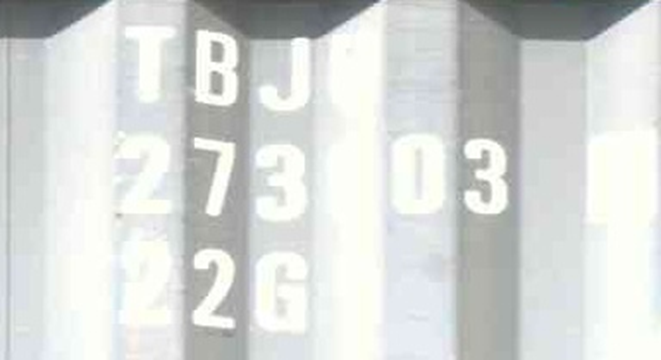
#> input picture Retinex/data/img.png, 661 x 360 px
$ python 2.msr.py
#> lines starting #> are read from the running program, lines starting #| are printed output that depends on the picture
#> further down, img is the input picture: shape (360, 661, 3); mean B, G, R 215.3, 217.6, 214.6
"""
@Name: 2.msr.py
@Auth: Huohuo
@Date: 2023/3/13-8:56
@Desc:
@Ver :
code_idea
MSR是在SSR基础上发展来的，优点是可以同时保持图像高保真度与对图像的动态范围进行压缩的同时，MSR也可实现色彩增强、颜色恒常性、局部动态范围压缩、全局动态范围压缩，也可以用于X光图像增强。

为了得到更好的效果，人们又开发出所谓的多尺度视网膜增强算法（MSR， Multi-Scale Retinex），最为经典的就是3尺度的，大、中、小，既能实现图像动态范围的压缩，又能保持色感的一致性较好。同单尺度相比，该算法有在计算Log[R(x,y)]的值时步骤有所不同：

（1）需要对原始图像进行每个尺度的高斯模糊，得到模糊后的图像Li(x,y),其中小标i表示尺度数。

(2) 对每个尺度下进行累加计算

Log[R(x,y)] = Log[R(x,y)] + Weight(i)* ( Log[Ii(x,y)]-Log[Li(x,y)]);

其中Weight(i)表示每个尺度对应的权重，要求各尺度权重之和必须为1，经典的取值为等权重。

其他的步骤和单尺度的没有区别。
"""

import cv2
import numpy as np

def gaussian_filter(img, kernel_size=3, sigma=1.3):
    # 首先判断img通道数
    if len(img.shape) == 3:
        H, W, C = img.shape
        # 若channel<3,即灰度图，就将图片扩展出通道维度，channel=1
    else:
        img = np.expand_dims(img, axis=-1)
        H, W, C = img.shape

    # zero_padding
    pad = kernel_size // 2  # 取商
    out = np.zeros((H + pad * 2, W + pad * 2, C), dtype=np.float32)
    # 将原图片填入
    out[pad:pad+H, pad:pad+W] = img.copy().astype(np.float32)
    # prepare kernel
    kernel = np.zeros((kernel_size, kernel_size), dtype=np.float32)
    for x in range(-pad, -pad + kernel_size):
        for y in range(-pad, -pad + kernel_size):
            # 定义高斯卷积核
            kernel[y + pad, x + pad] = np.exp(-(x**2 + y**2)/(2 * (sigma ** 2)))
    kernel /= (2 * np.pi * sigma * sigma)
    kernel /= kernel.sum()

    temp = out.copy()

    # filtering
    for y in range(H):
        for x in range(W):
            for c in range(C):
                out[pad +y, pad + x, c] = np.sum(kernel * temp[y:y+kernel_size, x:x+kernel_size, c])
    out = np.clip(out, 0, 255)  # 限制上下限
    out = out[pad:pad+H, pad:pad+W].astype(np.uint8)
    return out

def SSR(src, ker_size=3, sigma=1.3):
    # calculate the gaussian filter result : L(x,y)
    img_L = cv2.GaussianBlur(src, (ker_size, ker_size), sigma)      # sigma = 0.3*((ksize-1)*0.5-1)+0.8
    img_L = np.where(img_L == 0, 0.01, img_L)
    # --------Log[R(x,y)] = Log[I(x,y)]-Log[L(x,y)]----------
    # log_img_I = np.log10(src.copy().astype(np.float32))
    log_img_I = np.log10(src.copy())
    # log_img_L = np.log10(img_L.copy().astype(np.float32))
    log_img_L = np.log10(img_L.copy() + 0.01)
    log_img_R = log_img_I - log_img_L
    img_R = np.power(10, log_img_R)
    return img_R


def msr(img, sigma_list=[15, 80, 250]):
    board = np.zeros(img.shape)
    for sigma in sigma_list:
        board = SSR(img, ker_size=3, sigma=sigma)
#> this loop made 3 passes
#> pass 1, in SSR, `log_img_I = np.log10(src.copy())`:
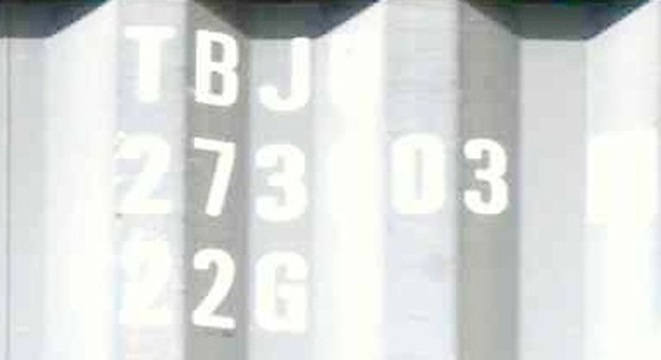
#> log_img_I: shape (360, 661, 3) float16; mean B, G, R 2.32, 2.33, 2.32; drawn with min black and max white
    board += board / len(sigma_list)
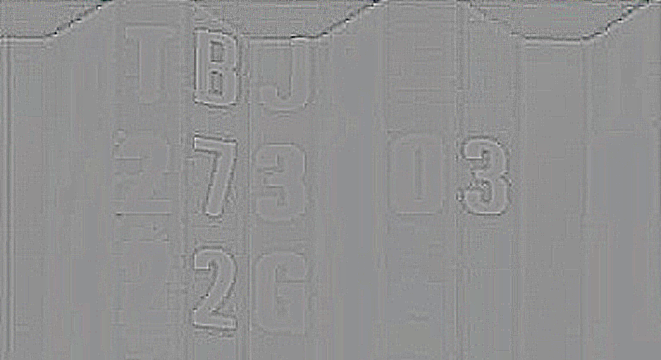
#> board: shape (360, 661, 3) float64; mean of channels 0, 1, 2 1.33, 1.33, 1.33; drawn with min black and max white
    return board

def adjust_gamma(new_imgs, gamma=10):
#> called with gamma = 10
    board = np.zeros(new_imgs.shape)
    for i in range(new_imgs.shape[2]):
        board[:, :, i] = (new_imgs[:, :, i] - np.min(new_imgs[:, :, i])) / (np.max(new_imgs[:, :, i]) - np.min(new_imgs[:, :, i])) * 255
        board[:, :, i] = np.power(new_imgs[:, :, i], gamma)
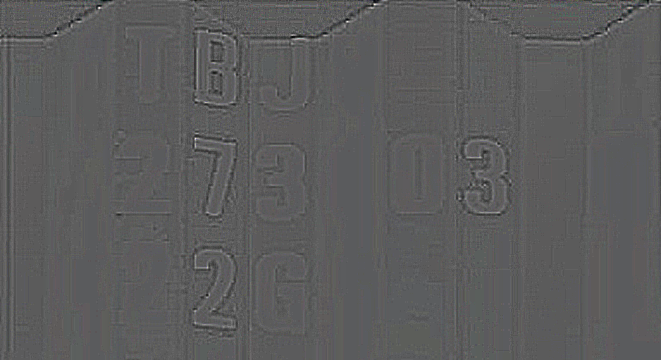
#> board: shape (360, 661, 3) float64; mean of channels 0, 1, 2 17.7, 17.7, 17.7; drawn with min black and max white
    result = np.clip(board, 0, 255)
    return result


img = cv2.imread("data/img.png")

img_msr = msr(img)
cv2.imshow("img_msr", img_msr)
img_gamma = adjust_gamma(img_msr)
cv2.imshow("img_gamma",img_gamma)

cv2.imwrite("MSR_result/img_MSR.png", img_msr*255)
cv2.imwrite("MSR_result/img_gamma.png", img_msr*255)
cv2.waitKey(0)

$ run again, with Retinex/data/crop_0.png copied over Retinex/data/img.png
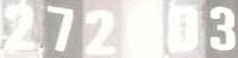
#> input picture Retinex/data/crop_0.png, 238 x 58 px
#> img is the input picture: shape (58, 238, 3); mean B, G, R 220.2, 224.3, 227.3
#> the loop in msr, `for sigma in sigma_list:` made 3 passes
#> pass 1, in SSR, `log_img_L = np.log10(img_L.copy() + 0.01)`:
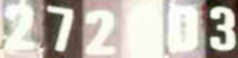
#> log_img_L: shape (58, 238, 3) float64; mean B, G, R 2.34, 2.35, 2.35; drawn with min black and max white
#> after the loop in adjust_gamma, `for i in range(new_imgs.shape[2]):`:
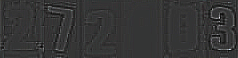
#> board: shape (58, 238, 3) float64; mean of channels 0, 1, 2 17.9, 17.8, 17.8; drawn with min black and max white
